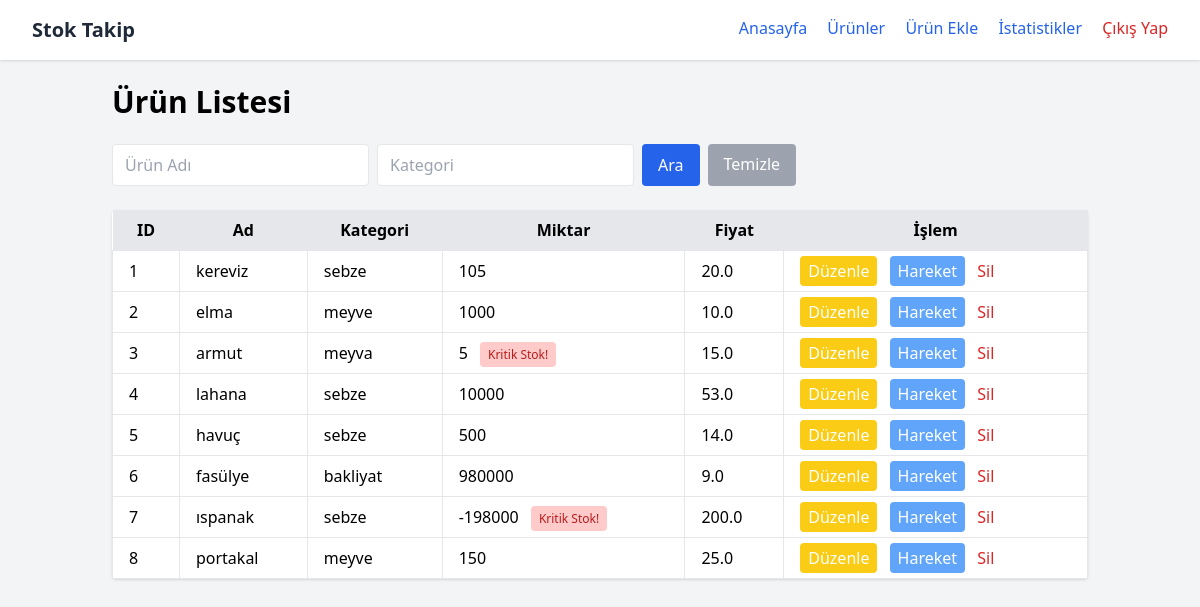
The page /urunler (signed in) on the database its author committed.
### tables this page shows
CREATE TABLE urunler (
    id INTEGER PRIMARY KEY AUTOINCREMENT,
    ad TEXT NOT NULL,
    kategori TEXT NOT NULL,
    miktar INTEGER NOT NULL,
    fiyat REAL NOT NULL
);

### app.py (the view)
@app.route('/urunler', methods=['GET', 'POST'])
def urunler():
    if not session.get("logged_in"):
        return redirect(url_for('login'))
    db = get_db()
    query = "SELECT * FROM urunler WHERE 1=1"
    params = []
    ad = request.args.get('ad', '')
    kategori = request.args.get('kategori', '')
    if ad:
        query += " AND ad LIKE ?"
        params.append(f"%{ad}%")
    if kategori:
        query += " AND kategori LIKE ?"
        params.append(f"%{kategori}%")
    urunler = db.execute(query, params).fetchall()
    return render_template('urunler.html', urunler=urunler, ad=ad, kategori=kategori)

### app.py (called while the page is built)
def get_db():
    conn = sqlite3.connect(app.config['DATABASE'])
    conn.row_factory = sqlite3.Row
    return conn

### templates/urunler.html (shortened to what this page needs)
<!DOCTYPE html>
<html lang="tr">
<head>
    <script src="https://cdn.tailwindcss.com"></script>
</head>
<body class="bg-gray-100">
    <nav class="bg-white shadow px-8 py-4 flex justify-between">
        <div class="text-xl font-bold text-gray-800">Stok Takip</div>
        <div class="space-x-4">
            <a href="{{ url_for('index') }}" class="text-blue-600 hover:underline">Anasayfa</a>
            <a href="{{ url_for('urunler') }}" class="text-blue-600 hover:underline">Ürünler</a>
            <a href="{{ url_for('urun_ekle') }}" class="text-blue-600 hover:underline">Ürün Ekle</a>
            <a href="{{ url_for('istatistikler') }}" class="text-blue-600 hover:underline">İstatistikler</a>
            <a href="{{ url_for('logout') }}" class="text-red-600 hover:underline">Çıkış Yap</a>
        </div>
    </nav>
    <div class="container mx-auto p-6">
        <h1 class="text-3xl font-bold mb-6">Ürün Listesi</h1>
        <form class="flex mb-6 space-x-2" method="get">
            <input type="text" name="ad" placeholder="Ürün Adı" value="{{ ad }}" class="border px-3 py-2 rounded">
            <input type="text" name="kategori" placeholder="Kategori" value="{{ kategori }}" class="border px-3 py-2 rounded">
            <button type="submit" class="bg-blue-600 text-white px-4 py-2 rounded hover:bg-blue-700">Ara</button>
            <a href="{{ url_for('urunler') }}" class="bg-gray-400 text-white px-4 py-2 rounded hover:bg-gray-600">Temizle</a>
        </form>
        <table class="table-auto w-full mt-4 bg-white shadow rounded">
            <thead>
                <tr class="bg-gray-200">
                    <th class="px-4 py-2">ID</th>
                    <th class="px-4 py-2">Ad</th>
                    <th class="px-4 py-2">Kategori</th>
                    <th class="px-4 py-2">Miktar</th>
                    <th class="px-4 py-2">Fiyat</th>
                    <th class="px-4 py-2">İşlem</th>
                </tr>
            </thead>
            <tbody>
                {% for urun in urunler %}
                <tr>
                    <td class="border px-4 py-2">{{ urun.id }}</td>
                    <td class="border px-4 py-2">{{ urun.ad }}</td>
                    <td class="border px-4 py-2">{{ urun.kategori }}</td>
                    <td class="border px-4 py-2">
                        {{ urun.miktar }}
                        {% if urun.miktar < 10 %}
                          <span class="ml-2 text-xs px-2 py-1 bg-red-200 text-red-700 rounded">Kritik Stok!</span>
                        {% endif %}
                    </td>
                    <td class="border px-4 py-2">{{ urun.fiyat }}</td>
                    <td class="border px-4 py-2 space-x-2">
                        <a href="{{ url_for('urun_duzenle', id=urun.id) }}" class="bg-yellow-400 px-2 py-1 rounded hover:bg-yellow-500 text-white">Düzenle</a>
                        <a href="{{ url_for('hareket_ekle', id=urun.id) }}" class="bg-blue-400 px-2 py-1 rounded hover:bg-blue-500 text-white">Hareket</a>
                        <a href="{{ url_for('urun_sil', id=urun.id) }}" class="text-red-600 hover:underline" onclick="return confirm('Silmek istediğine emin misin?');">Sil</a>
                    </td>
                </tr>
                {% endfor %}
            </tbody>
        </table>
    </div>
</body>
</html>

### rows shown on the page
urunler: id "1", ad "kereviz", kategori "sebze", miktar "105", fiyat "20.0"
urunler: id "2", ad "elma", kategori "meyve", miktar "1000", fiyat "10.0"
urunler: id "3", ad "armut", kategori "meyva", miktar "5", shows "Kritik Stok!", fiyat "15.0"
urunler: id "4", ad "lahana", kategori "sebze", miktar "10000", fiyat "53.0"
urunler: id "5", ad "havuç", kategori "sebze", miktar "500", fiyat "14.0"
urunler: id "6", ad "fasülye", kategori "bakliyat", miktar "980000", fiyat "9.0"
urunler: id "7", ad "ıspanak", kategori "sebze", miktar "-198000", shows "Kritik Stok!", fiyat "200.0"
urunler: id "8", ad "portakal", kategori "meyve", miktar "150", fiyat "25.0"
